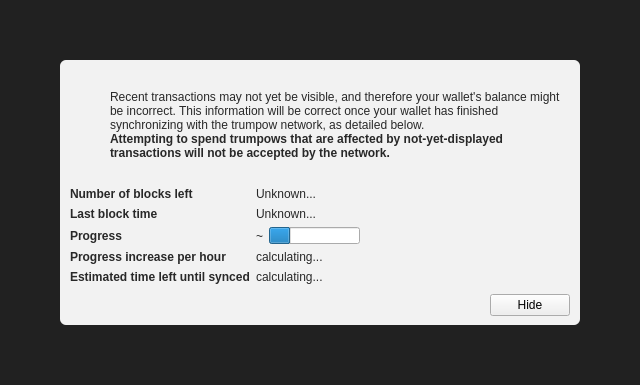
<?xml version="1.0" encoding="UTF-8"?>
<ui version="4.0">
 <class>ModalOverlay</class>
 <widget class="ModalOverlay" name="ModalOverlay">
  <property name="geometry">
   <rect>
    <x>0</x>
    <y>0</y>
    <width>640</width>
    <height>385</height>
   </rect>
  </property>
  <property name="windowTitle">
   <string>Form</string>
  </property>
  <layout class="QVBoxLayout" name="verticalLayout" stretch="0">
   <property name="sizeConstraint">
    <enum>QLayout::SetDefaultConstraint</enum>
   </property>
   <property name="leftMargin">
    <number>0</number>
   </property>
   <property name="topMargin">
    <number>0</number>
   </property>
   <property name="rightMargin">
    <number>0</number>
   </property>
   <property name="bottomMargin">
    <number>0</number>
   </property>
   <item>
    <widget class="QWidget" name="bgWidget" native="true">
     <property name="styleSheet">
      <string notr="true">#bgWidget { background: rgba(0,0,0,220); }</string>
     </property>
     <layout class="QVBoxLayout" name="verticalLayoutMain" stretch="1">
      <property name="leftMargin">
       <number>60</number>
      </property>
      <property name="topMargin">
       <number>60</number>
      </property>
      <property name="rightMargin">
       <number>60</number>
      </property>
      <property name="bottomMargin">
       <number>60</number>
      </property>
      <item>
       <widget class="QWidget" name="contentWidget" native="true">
        <property name="styleSheet">
         <string notr="true">#contentWidget { background: rgba(255,255,255,240); border-radius: 6px; }

QLabel { color: rgb(40,40,40);  }</string>
        </property>
        <layout class="QVBoxLayout" name="verticalLayoutSub" stretch="1,0,0,0">
         <property name="spacing">
          <number>0</number>
         </property>
         <property name="leftMargin">
          <number>10</number>
         </property>
         <property name="topMargin">
          <number>10</number>
         </property>
         <property name="rightMargin">
          <number>10</number>
         </property>
         <property name="bottomMargin">
          <number>10</number>
         </property>
         <item>
          <layout class="QHBoxLayout" name="horizontalLayoutIconText" stretch="0,1">
           <property name="topMargin">
            <number>20</number>
           </property>
           <item>
            <layout class="QVBoxLayout" name="verticalLayoutIcon">
             <property name="leftMargin">
              <number>0</number>
             </property>
             <item>
              <widget class="QPushButton" name="warningIcon">
               <property name="enabled">
                <bool>false</bool>
               </property>
               <property name="text">
                <string/>
               </property>
               <property name="icon">
                <iconset>
                 <normaloff>:/icons/warning</normaloff>
                 <disabledoff>:/icons/warning</disabledoff>:/icons/warning</iconset>
               </property>
               <property name="iconSize">
                <size>
                 <width>48</width>
                 <height>48</height>
                </size>
               </property>
               <property name="flat">
                <bool>true</bool>
               </property>
              </widget>
             </item>
             <item>
              <spacer name="verticalSpacerWarningIcon">
               <property name="orientation">
                <enum>Qt::Vertical</enum>
               </property>
               <property name="sizeHint" stdset="0">
                <size>
                 <width>20</width>
                 <height>40</height>
                </size>
               </property>
              </spacer>
             </item>
            </layout>
           </item>
           <item>
            <layout class="QVBoxLayout" name="verticalLayoutInfoText">
             <property name="leftMargin">
              <number>0</number>
             </property>
             <property name="topMargin">
              <number>0</number>
             </property>
             <item>
              <widget class="QLabel" name="infoText">
               <property name="text">
                <string>Recent transactions may not yet be visible, and therefore your wallet's balance might be incorrect. This information will be correct once your wallet has finished synchronizing with the trumpow network, as detailed below.</string>
               </property>
               <property name="textFormat">
                <enum>Qt::RichText</enum>
               </property>
               <property name="wordWrap">
                <bool>true</bool>
               </property>
              </widget>
             </item>
             <item>
              <widget class="QLabel" name="infoTextStrong">
               <property name="font">
                <font>
                 <weight>75</weight>
                 <bold>true</bold>
                </font>
               </property>
               <property name="text">
                <string>Attempting to spend trumpows that are affected by not-yet-displayed transactions will not be accepted by the network.</string>
               </property>
               <property name="textFormat">
                <enum>Qt::RichText</enum>
               </property>
               <property name="wordWrap">
                <bool>true</bool>
               </property>
              </widget>
             </item>
             <item>
              <spacer name="verticalSpacerInTextSpace">
               <property name="orientation">
                <enum>Qt::Vertical</enum>
               </property>
               <property name="sizeHint" stdset="0">
                <size>
                 <width>20</width>
                 <height>40</height>
                </size>
               </property>
              </spacer>
             </item>
            </layout>
           </item>
          </layout>
         </item>
         <item>
          <spacer name="verticalSpacerAfterText">
           <property name="orientation">
            <enum>Qt::Vertical</enum>
           </property>
           <property name="sizeHint" stdset="0">
            <size>
             <width>20</width>
             <height>40</height>
            </size>
           </property>
          </spacer>
         </item>
         <item>
          <layout class="QFormLayout" name="formLayout">
           <property name="fieldGrowthPolicy">
            <enum>QFormLayout::FieldsStayAtSizeHint</enum>
           </property>
           <property name="horizontalSpacing">
            <number>6</number>
           </property>
           <property name="verticalSpacing">
            <number>6</number>
           </property>
           <property name="topMargin">
            <number>10</number>
           </property>
           <item row="0" column="0">
            <widget class="QLabel" name="labelNumberOfBlocksLeft">
             <property name="font">
              <font>
               <weight>75</weight>
               <bold>true</bold>
              </font>
             </property>
             <property name="text">
              <string>Number of blocks left</string>
             </property>
            </widget>
           </item>
           <item row="0" column="1">
            <widget class="QLabel" name="numberOfBlocksLeft">
             <property name="text">
              <string>Unknown...</string>
             </property>
            </widget>
           </item>
           <item row="1" column="0">
            <widget class="QLabel" name="labelLastBlockTime">
             <property name="font">
              <font>
               <weight>75</weight>
               <bold>true</bold>
              </font>
             </property>
             <property name="text">
              <string>Last block time</string>
             </property>
            </widget>
           </item>
           <item row="1" column="1">
            <widget class="QLabel" name="newestBlockDate">
             <property name="sizePolicy">
              <sizepolicy hsizetype="Maximum" vsizetype="Preferred">
               <horstretch>0</horstretch>
               <verstretch>0</verstretch>
              </sizepolicy>
             </property>
             <property name="text">
              <string>Unknown...</string>
             </property>
            </widget>
           </item>
           <item row="2" column="0">
            <widget class="QLabel" name="labelSyncDone">
             <property name="font">
              <font>
               <weight>75</weight>
               <bold>true</bold>
              </font>
             </property>
             <property name="text">
              <string>Progress</string>
             </property>
            </widget>
           </item>
           <item row="2" column="1">
            <layout class="QHBoxLayout" name="horizontalLayoutSync" stretch="0,1">
             <item>
              <widget class="QLabel" name="percentageProgress">
               <property name="text">
                <string notr="true">~</string>
               </property>
              </widget>
             </item>
             <item>
              <widget class="QProgressBar" name="progressBar">
               <property name="value">
                <number>24</number>
               </property>
               <property name="format">
                <string/>
               </property>
              </widget>
             </item>
            </layout>
           </item>
           <item row="4" column="0">
            <widget class="QLabel" name="labelProgressIncrease">
             <property name="font">
              <font>
               <weight>75</weight>
               <bold>true</bold>
              </font>
             </property>
             <property name="text">
              <string>Progress increase per hour</string>
             </property>
            </widget>
           </item>
           <item row="4" column="1">
            <widget class="QLabel" name="progressIncreasePerH">
             <property name="text">
              <string>calculating...</string>
             </property>
            </widget>
           </item>
           <item row="5" column="0">
            <widget class="QLabel" name="labelEstimatedTimeLeft">
             <property name="font">
              <font>
               <weight>75</weight>
               <bold>true</bold>
              </font>
             </property>
             <property name="text">
              <string>Estimated time left until synced</string>
             </property>
            </widget>
           </item>
           <item row="5" column="1">
            <widget class="QLabel" name="expectedTimeLeft">
             <property name="text">
              <string>calculating...</string>
             </property>
            </widget>
           </item>
          </layout>
         </item>
         <item>
          <layout class="QHBoxLayout" name="horizontalLayoutButtons">
           <property name="leftMargin">
            <number>10</number>
           </property>
           <property name="topMargin">
            <number>10</number>
           </property>
           <item>
            <spacer name="horizontalSpacer">
             <property name="orientation">
              <enum>Qt::Horizontal</enum>
             </property>
             <property name="sizeHint" stdset="0">
              <size>
               <width>40</width>
               <height>20</height>
              </size>
             </property>
            </spacer>
           </item>
           <item>
            <widget class="QPushButton" name="closeButton">
             <property name="text">
              <string>Hide</string>
             </property>
            </widget>
           </item>
          </layout>
         </item>
        </layout>
       </widget>
      </item>
     </layout>
    </widget>
   </item>
  </layout>
 </widget>
 <customwidgets>
  <customwidget>
   <class>ModalOverlay</class>
   <extends>QWidget</extends>
   <header>modaloverlay.h</header>
   <container>1</container>
  </customwidget>
 </customwidgets>
 <resources/>
 <connections/>
</ui>
